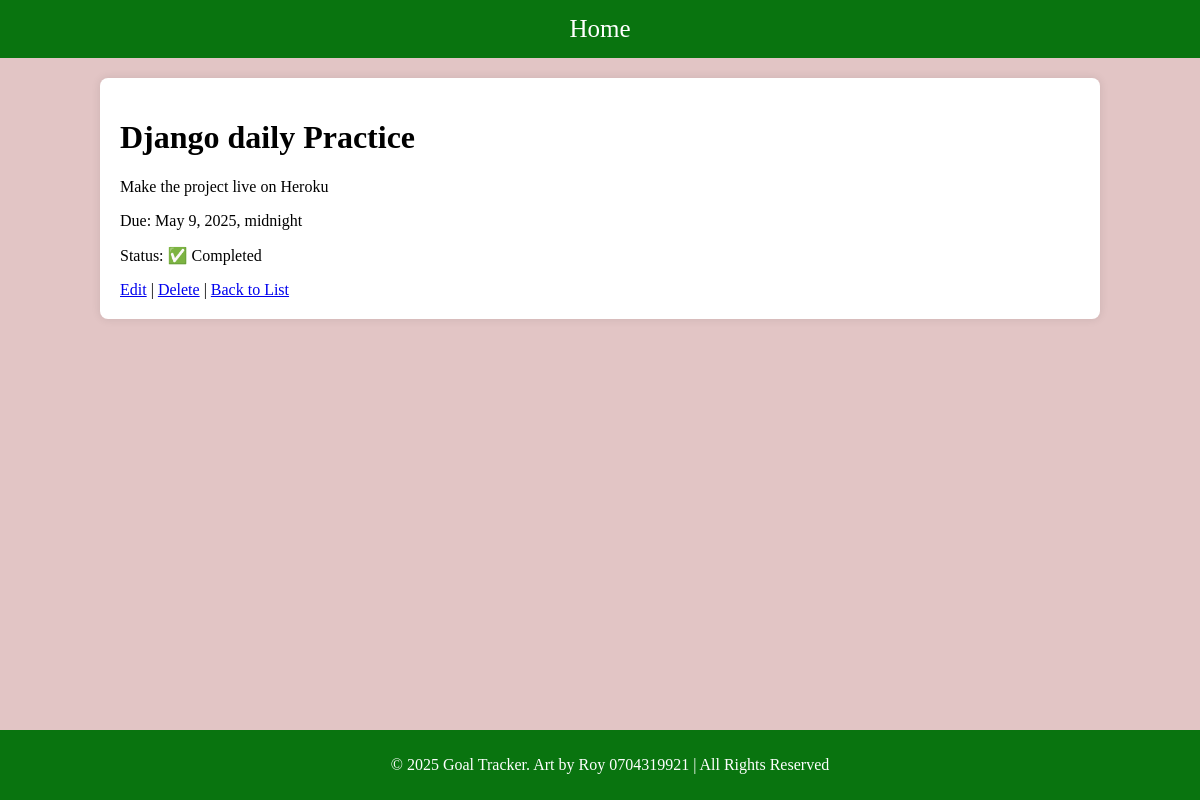
Screenshot of /goal/2/ with the database file from the repository.
### base/models.py (models this page shows, shortened)
class Goal(models.Model):
    title = models.CharField(max_length = 100)
    description = models.TextField(blank = True)
    created_at = models.DateTimeField(auto_now_add=True)
    due_date = models.DateTimeField(blank=True,null=True)
    is_completed = models.BooleanField(default=False)
    class Meta:
        ordering = ["-is_completed"]

### base/views.py (the view)
# urls.py: path('goal/<int:pk>/', views.GoalDetailView.as_view(), name='goal_detail'),
class GoalDetailView(DetailView):
    model = Goal
    template_name = 'base/goal_detail.html'

### base/templates/base/goal_detail.html
{% extends 'base/main.html' %}
{% block content %}
  <h1>{{ object.title }}</h1>
  <p>{{ object.description }}</p>
  <p>Due: {{ object.due_date }}</p>
  <p>Status: {% if object.is_completed %}✅ Completed{% else %}⏳ In Progress{% endif %}</p>
  <a href="{% url 'goal_edit' object.pk %}">Edit</a> |
  <a href="{% url 'goal_delete' object.pk %}">Delete</a> |
  <a href="{% url 'goal_list' %}">Back to List</a>
{% endblock %}

### base/templates/base/main.html (style rules this page uses)
body { font-family: Times, monospace; margin: 0; padding: 0; background-color: #e2c5c5; }

### rows the page displays
Goal: title "Django daily Practice", description "Make the project live on Heroku", due_date "May 9, 2025, midnight"
